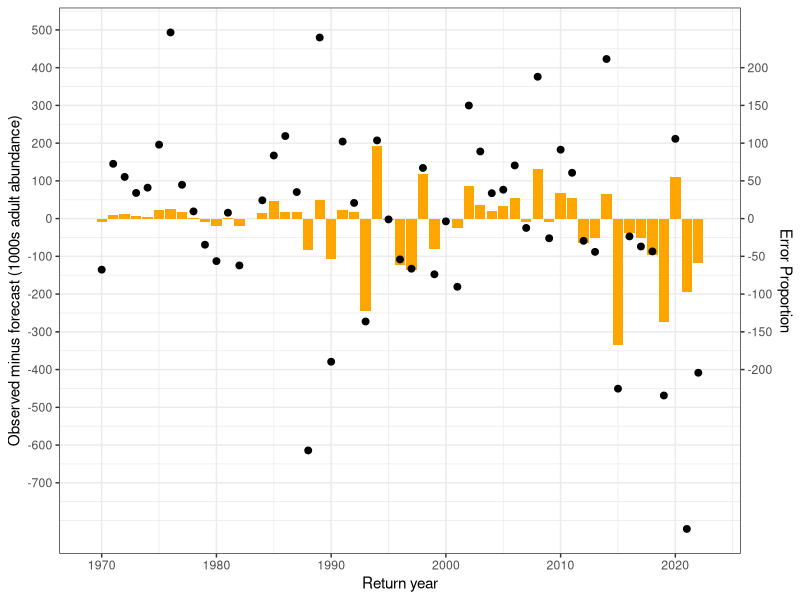
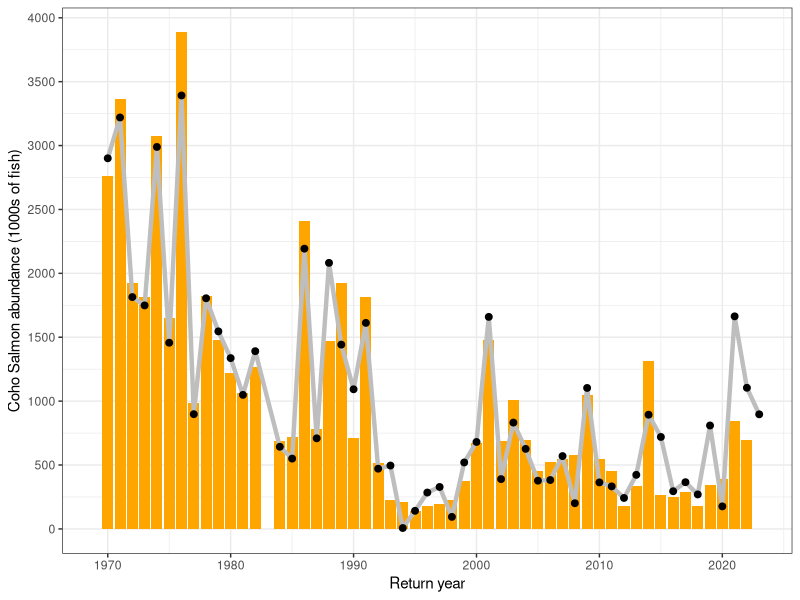
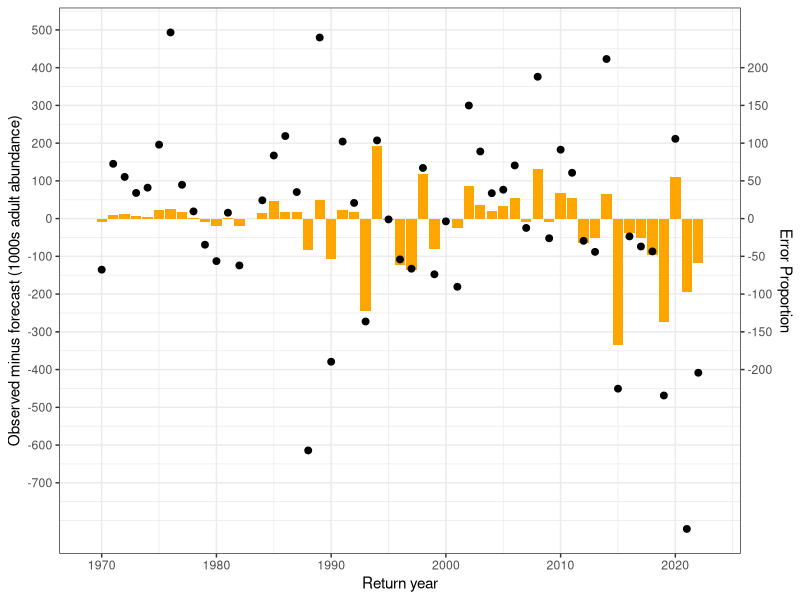
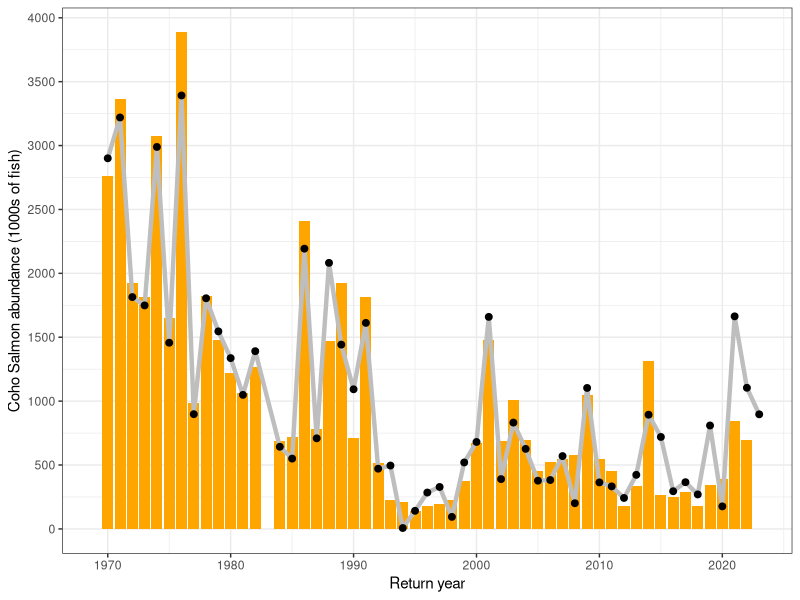

Generate these figures, in order, with R:
#  OPIH_forecast.R
#  Pete Lawson
#  5 January 2012
#  19 January 2012 
#  October 2021 - Erik Suring - Code cleaned, added output figures
#  January 2022 - Erik Suring - Added prediction output tables


require(stats); require(graphics); require(ggplot2)
TimeStamp <- format(Sys.time(), "%a %b %d %X %Y")
results <- "OPIH_results_2023.txt"
if(exists(results)) file.remove(results)

OPIHData <- read.table("PUB2023.txt", header = TRUE, sep = "\t", strip.white = TRUE, comment.char = "#")

nYears <- length(OPIHData[,1])
earliestYear <- OPIHData[1,1]
latestYear <- OPIHData[nYears,1]

OPIHData$AdltAll <- c(OPIHData$AdltSRS[1:17],OPIHData$AdltMSM[18:nYears])   # row 18  <-  1986. Use SRS data prior, MSM data post
OPIHData$AdltAllno83 <- OPIHData$AdltAll
OPIHData$AdltAllno83[15] <-  NA   #  1983 is removed from model input data
OPIHData[,"AdltAll"] <- OPIHData$AdltAll
OPIHData[,"AdltAllno83"] <- OPIHData$AdltAllno83

# Lag Jack and Smolt data to return year
OPIHData[,"lagJackCR"] <- c(NA, OPIHData$JackCR[1:nYears-1])
OPIHData[,"lagJackOC"] <- c(NA, OPIHData$JackOC[1:nYears-1])
OPIHData[,"lagJackOPI"] <- OPIHData$lagJackCR + OPIHData$lagJackOC

OPIHData[,"lagSmD"] <- c(NA, OPIHData$SmD[1:nYears-1])
OPIHData[,"lagSmCR"] <- c(NA, OPIHData$SmCR[1:nYears-1])
OPIHData[,"lagSmAdj"] <- OPIHData$lagJackCR*(OPIHData$lagSmD/OPIHData$lagSmCR)   #  Calculate Smolt Adjustment

# Output OPIHData as a .csv file
write.table(OPIHData, file = "OPIHData.csv", sep = ", ", row.names=FALSE)

# Adopted OPIH regression
adopted.OPIH <- lm(AdltAllno83 ~ lagJackOPI + lagSmAdj, data=OPIHData)
pred <- round(predict.lm(adopted.OPIH, OPIHData, interval="prediction"), 1)
output <- cbind(OPIHData$Year, OPIHData$lagJackOPI, OPIHData$lagSmAdj, OPIHData$AdltAll, pred)
colnames(output) <- c("Year", "OPIH_Jacks", "Smolt_Adjustment", "Observed_Abundance", "Predicted_Abundance", "Lower_CI", "Upper_CI")

# Write text file with regression summary and predicted values
sink(file = results, append = FALSE, type = ("output"), split = TRUE)
cat("\n","Run date and time:", TimeStamp,"\n")
print(summary(adopted.OPIH))
print(output)
sink()
write.table(output, file = "OPIH_Forecast.csv", sep = ", ", row.names=FALSE)

#Prediction error graph
prediction.error <- as.data.frame(output)
prediction.error <- subset(prediction.error, Year!=1983)
prediction.error$pred.error <- prediction.error$Observed_Abundance-prediction.error$Predicted_Abundance
prediction.error$pred.proportion <- prediction.error$pred.error/prediction.error$Observed_Abundance*100

coeff <- 0.5
ggplot(data = prediction.error, aes(x=Year, y=pred.error)) +  
  geom_col(aes(y=pred.proportion/coeff), fill = "orange") +
  geom_point(color="black", size=2) +
  ylab("Observed minus forecast (1000s adult abundance)") +
  xlab("Return year") +
  scale_y_continuous(
    breaks = seq(-700,700,100),
    sec.axis = sec_axis(~.*coeff , name = "Error Proportion", , breaks =seq(-200,200,50)) #seq(-220,220,40)
  ) +
  theme_bw()

ggsave("error.png", scale = 1.5, width = 6, height = 3, units = "in")
  
# Observed and predicted abundance graph  
ggplot(data = prediction.error, aes(x=Year, y=Predicted_Abundance)) +  
  geom_col(aes(y=Observed_Abundance), fill = "orange") +
  geom_line(color="grey", size=1.5) +
  geom_point(color="black", size=2) +
  ylab("Coho Salmon abundance (1000s of fish)") +
  xlab("Return year") +
  scale_y_continuous(
    breaks = seq(0,4000,500)) +
  theme_bw()

ggsave("forecast_series.png", scale = 1.5, width = 6, height = 3, units = "in")
